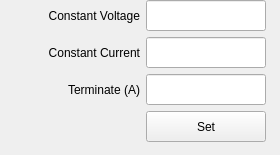
      <widget class="QWidget" name="tab_3">
       <attribute name="title">
        <string>Disabled</string>	#Li-Ion/Lipo
       </attribute>
       <widget class="QWidget" name="layoutWidget_2">
        <property name="geometry">
         <rect>
          <x>0</x>
          <y>0</y>
          <width>271</width>
          <height>146</height>
         </rect>
        </property>
        <layout class="QHBoxLayout" name="horizontalLayout_8">
         <property name="sizeConstraint">
          <enum>QLayout::SetFixedSize</enum>
         </property>
         <item>
          <spacer name="horizontalSpacer_4">
           <property name="orientation">
            <enum>Qt::Horizontal</enum>
           </property>
           <property name="sizeType">
            <enum>QSizePolicy::Preferred</enum>
           </property>
           <property name="sizeHint" stdset="0">
            <size>
             <width>40</width>
             <height>20</height>
            </size>
           </property>
          </spacer>
         </item>
         <item>
          <layout class="QVBoxLayout" name="verticalLayout_12">
           <item>
            <widget class="QLabel" name="label_13">
             <property name="sizePolicy">
              <sizepolicy hsizetype="Fixed" vsizetype="Fixed">
               <horstretch>0</horstretch>
               <verstretch>0</verstretch>
              </sizepolicy>
             </property>
             <property name="minimumSize">
              <size>
               <width>100</width>
               <height>31</height>
              </size>
             </property>
             <property name="maximumSize">
              <size>
               <width>100</width>
               <height>31</height>
              </size>
             </property>
             <property name="text">
              <string>Constant Voltage</string>
             </property>
             <property name="alignment">
              <set>Qt::AlignRight|Qt::AlignTrailing|Qt::AlignVCenter</set>
             </property>
            </widget>
           </item>
           <item>
            <widget class="QLabel" name="label_14">
             <property name="sizePolicy">
              <sizepolicy hsizetype="Fixed" vsizetype="Fixed">
               <horstretch>0</horstretch>
               <verstretch>0</verstretch>
              </sizepolicy>
             </property>
             <property name="minimumSize">
              <size>
               <width>100</width>
               <height>31</height>
              </size>
             </property>
             <property name="maximumSize">
              <size>
               <width>100</width>
               <height>31</height>
              </size>
             </property>
             <property name="text">
              <string>Constant Current</string>
             </property>
             <property name="alignment">
              <set>Qt::AlignRight|Qt::AlignTrailing|Qt::AlignVCenter</set>
             </property>
            </widget>
           </item>
           <item>
            <widget class="QLabel" name="label_15">
             <property name="sizePolicy">
              <sizepolicy hsizetype="Fixed" vsizetype="Fixed">
               <horstretch>0</horstretch>
               <verstretch>0</verstretch>
              </sizepolicy>
             </property>
             <property name="minimumSize">
              <size>
               <width>100</width>
               <height>31</height>
              </size>
             </property>
             <property name="maximumSize">
              <size>
               <width>100</width>
               <height>31</height>
              </size>
             </property>
             <property name="text">
              <string>Terminate (A)</string>
             </property>
             <property name="alignment">
              <set>Qt::AlignRight|Qt::AlignTrailing|Qt::AlignVCenter</set>
             </property>
            </widget>
           </item>
           <item>
            <widget class="QLabel" name="label_16">
             <property name="sizePolicy">
              <sizepolicy hsizetype="Fixed" vsizetype="Fixed">
               <horstretch>0</horstretch>
               <verstretch>0</verstretch>
              </sizepolicy>
             </property>
             <property name="minimumSize">
              <size>
               <width>100</width>
               <height>31</height>
              </size>
             </property>
             <property name="maximumSize">
              <size>
               <width>100</width>
               <height>31</height>
              </size>
             </property>
             <property name="text">
              <string/>
             </property>
            </widget>
           </item>
          </layout>
         </item>
         <item>
          <layout class="QVBoxLayout" name="verticalLayout_13">
           <item>
            <widget class="QLineEdit" name="lineEdit_vset_3">
             <property name="sizePolicy">
              <sizepolicy hsizetype="Fixed" vsizetype="Fixed">
               <horstretch>0</horstretch>
               <verstretch>0</verstretch>
              </sizepolicy>
             </property>
             <property name="minimumSize">
              <size>
               <width>120</width>
               <height>31</height>
              </size>
             </property>
             <property name="maximumSize">
              <size>
               <width>120</width>
               <height>31</height>
              </size>
             </property>
             <property name="autoFillBackground">
              <bool>false</bool>
             </property>
             <property name="alignment">
              <set>Qt::AlignCenter</set>
             </property>
            </widget>
           </item>
           <item>
            <widget class="QLineEdit" name="lineEdit_iset_3">
             <property name="sizePolicy">
              <sizepolicy hsizetype="Fixed" vsizetype="Fixed">
               <horstretch>0</horstretch>
               <verstretch>0</verstretch>
              </sizepolicy>
             </property>
             <property name="minimumSize">
              <size>
               <width>120</width>
               <height>31</height>
              </size>
             </property>
             <property name="maximumSize">
              <size>
               <width>120</width>
               <height>31</height>
              </size>
             </property>
             <property name="autoFillBackground">
              <bool>false</bool>
             </property>
             <property name="alignment">
              <set>Qt::AlignCenter</set>
             </property>
            </widget>
           </item>
           <item>
            <widget class="QLineEdit" name="lineEdit_term_3">
             <property name="sizePolicy">
              <sizepolicy hsizetype="Fixed" vsizetype="Fixed">
               <horstretch>0</horstretch>
               <verstretch>0</verstretch>
              </sizepolicy>
             </property>
             <property name="minimumSize">
              <size>
               <width>120</width>
               <height>31</height>
              </size>
             </property>
             <property name="maximumSize">
              <size>
               <width>120</width>
               <height>31</height>
              </size>
             </property>
             <property name="autoFillBackground">
              <bool>false</bool>
             </property>
             <property name="alignment">
              <set>Qt::AlignCenter</set>
             </property>
            </widget>
           </item>
           <item>
            <widget class="QPushButton" name="pushButton_set_3">
             <property name="sizePolicy">
              <sizepolicy hsizetype="Fixed" vsizetype="Fixed">
               <horstretch>0</horstretch>
               <verstretch>0</verstretch>
              </sizepolicy>
             </property>
             <property name="minimumSize">
              <size>
               <width>120</width>
               <height>31</height>
              </size>
             </property>
             <property name="maximumSize">
              <size>
               <width>120</width>
               <height>31</height>
              </size>
             </property>
             <property name="autoFillBackground">
              <bool>false</bool>
             </property>
             <property name="text">
              <string>Set</string>
             </property>
            </widget>
           </item>
          </layout>
         </item>
        </layout>
       </widget>
      </widget>
